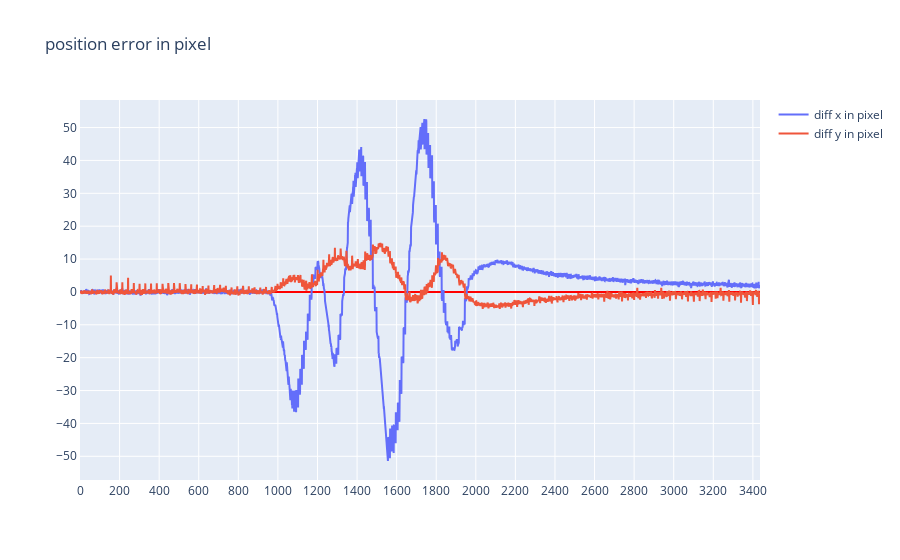

Notebook code for this chart:
### Code cell
# show the visual & real position error  in pixel
data_diff_x = np.subtract(data_log['real_x'],data_log['expected_x'])
data_diff_y = np.subtract(data_log['real_y'],data_log['expected_y'])

p=[]
index = np.arange(0,len(data_log))

p.append(go.Scatter(
    y= data_diff_x,
    x= index,
    name='diff x in pixel'
    
))


p.append(go.Scatter(
    y= data_diff_y,
    x= index,
    name='diff y in pixel'
))


layout.title= 'position error in pixel'
fig=go.Figure(
    data=p,
    layout=layout
)
iplot(fig)

### Figure 1 — Plotly figure (JSON) as saved in the notebook; plotly's stock layout.template omitted (floating-point values rounded to 4 significant figures; data arrays with more than 128 entries replaced by an {"elided": "..."} marker saying what was removed)
{"data": [{"name": "diff x in pixel", "type": "scatter", "x": {"elided": "3437 int values"}, "y": {"elided": "3437 float values"}}, {"name": "diff y in pixel", "type": "scatter", "x": {"elided": "3437 int values"}, "y": {"elided": "3437 float values"}}], "layout": {"title": {"text": "position error in pixel"}, "xaxis": {"nticks": 20, "showgrid": true, "showline": true, "zeroline": true, "zerolinecolor": "#FF0000"}, "yaxis": {"nticks": 20, "showgrid": true, "showline": true, "zeroline": true, "zerolinecolor": "#FF0000"}}}
